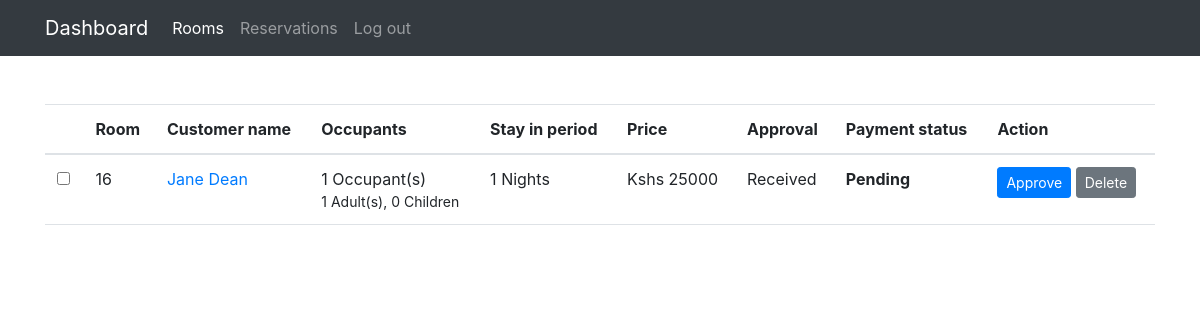
/Admin/reservations/index.php (signed in), run on an earlier commit of the app's database.
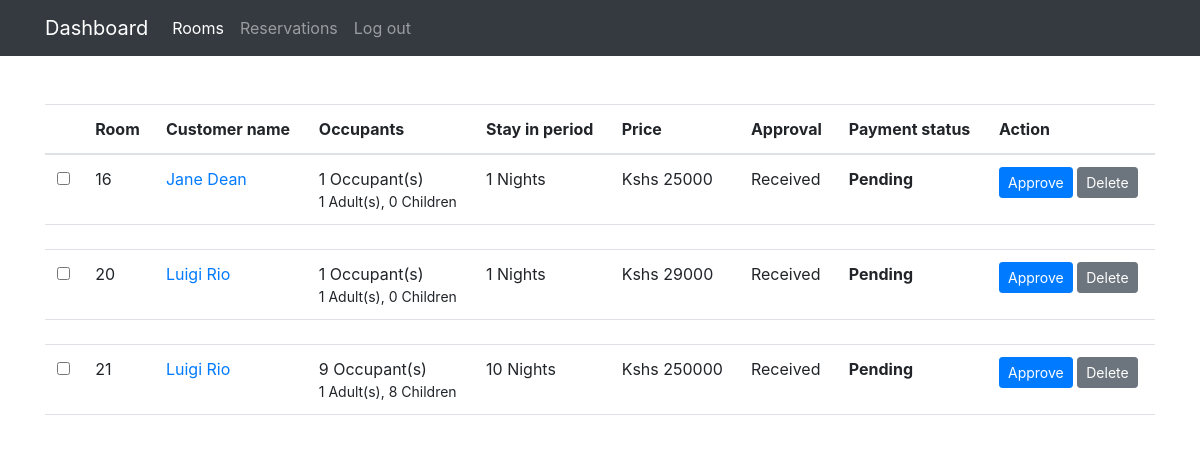
And on a later commit of the database.
### tables this page shows
CREATE TABLE `applications` (
  `id` int(11) NOT NULL,
  `created_by` int(11) DEFAULT NULL,
  `checkin` date NOT NULL,
  `checkout` date NOT NULL,
  `adults` int(11) NOT NULL DEFAULT 1,
  `children` int(11) NOT NULL DEFAULT 0,
  `created_on` date NOT NULL DEFAULT current_timestamp(),
  `suite` int(11) NOT NULL,
  `roomSelected` int(11) DEFAULT NULL,
  `totalPrice` int(11) NOT NULL,
  `isApproved` tinyint(1) NOT NULL DEFAULT 0,
  `paymentStatus` tinyint(1) NOT NULL DEFAULT 0
);

CREATE TABLE `users` (
  `id` int(11) NOT NULL,
  `fname` varchar(255) NOT NULL,
  `lname` varchar(255) NOT NULL,
  `idNumber` varchar(55) NOT NULL,
  `email` varchar(100) NOT NULL,
  `mobile` varchar(55) NOT NULL,
  `password` varchar(255) NOT NULL
);

CREATE TABLE `categories` (
  `id` int(11) NOT NULL,
  `description` varchar(55) NOT NULL,
  `label` char(5) NOT NULL,
  `capacity` int(11) NOT NULL,
  `price` int(11) NOT NULL
);

### Admin/reservations/index.php (the view, shortened to what this page needs)
<?php
    function getRes(){
        $pdo = establishCONN();
        $stmt = $pdo->prepare("SELECT applications.id, applications.created_by, applications.suite, applications.checkin, applications.checkout, applications.adults, applications.children, applications.totalPrice, applications.roomSelected, applications.isApproved, applications.paymentStatus, categories.description, categories.price, users.fname, users.lname FROM applications LEFT JOIN categories ON applications.suite = categories.id LEFT JOIN users ON applications.created_by = users.id WHERE applications.isApproved = :state");
        $stmt->bindValue(':state', false);
        $stmt->execute();
        return $stmt->fetchAll(PDO::FETCH_ASSOC);
    }
?>
<!doctype html>
<html lang="en">
  <head>
    <link rel="stylesheet" href="https://cdn.jsdelivr.net/npm/bootstrap@4.6.2/dist/css/bootstrap.min.css">
    <link rel="stylesheet" href="../style.css">
  </head>
  <body>
    <nav class="navbar navbar-expand-lg navbar-dark bg-dark">
        <div class="container">
            <a class="navbar-brand" href="#">Dashboard</a>
            <div class="collapse navbar-collapse" id="navbarSupportedContent">
                <ul class="navbar-nav mr-auto">
                <li class="nav-item active">
                    <a class="nav-link" href="../rooms/">Rooms <span class="sr-only">(current)</span></a>
                </li>
                <li class="nav-item">
                    <a class="nav-link" href="./index.php" class="active">Reservations</a>
                </li>
                <li class="nav-item">
                    <a class="nav-link" href="../logout.php">Log out</a>
                </li>
            </div>
        </div>
    </nav>
    <div class="container">
        <table class="table custom-table my-5">
           <thead>
              <tr>
                 <th scope="col">
                 </th>
                 <th scope="col">Room</th>
                 <th scope="col">Customer name</th>
                 <th scope="col">Occupants</th>
                 <th scope="col">Stay in period</th>
                 <th scope="col">Price</th>
                 <th scope="col">Approval</th>
                 <th scope="col">Payment status</th>
                 <th scope="col">Action</th>
              </tr>
           </thead>
           <tbody>
              <?php foreach($res = getRes() as $r) {?>
              <tr scope="row">
                 <th scope="row">
                    <label class="control control--checkbox">
                    <input type="checkbox">
                    </label>
                 </th>
                 <td><?php echo $r["roomSelected"] ?></td>
                 <td><a href="#"><?php echo $r["fname"] . " " . $r["lname"]; ?></a></td>
                 <td>
                 <?php echo($r["adults"] + $r["children"]); ?> Occupant(s)
                 <small class="d-block"><?php echo $r["adults"]?> Adult(s), <?php echo $r["children"] ?> Children</small>
                 </td>
                 <td>
                    <?php
                       $date1 = new DateTime($r["checkin"]);
                       $date2 = new DateTime($r["checkout"]);
                       $numberOfNights= $date2->diff($date1)->format("%a");
                       $total = $numberOfNights * $r["price"];
                    ?>
                    <?php echo $numberOfNights ?> Nights
                 </td>
                 <td>Kshs <?php echo $total ?></td>
                 <td><?php if($r["isApproved"]) {echo "Approved";} else {echo "Received";} ?></td>
                 <td style="font-weight: bolder;"><?php if($r["paymentStatus"]) {echo "Paid";} else {echo "Pending";} ?></td>
                 <td>
                    <form action="./approve.php?apl_id=<?php echo $r["id"] ?>" method="POST">
                        <button class="btn btn-primary btn-sm">Approve</button>
                        <button class="btn btn-secondary btn-sm">Delete</button>
                    </form>
                 </td>
              </tr>
              <tr class="spacer"><td colspan="100"></td></tr>
              <?php } ?>
           </tbody>
        </table>
    </div>
  </body>
</html>

What changed in the data, as far as the page shows it:
added applications: roomSelected "20", created_by.fname "Luigi", created_by.lname "Rio", $r["adults"] + $r["children"] "1", adults "1", children "0", numberOfNights "1", suite.price "29000", isApproved "Received", paymentStatus "Pending"
added applications: roomSelected "21", created_by.fname "Luigi", created_by.lname "Rio", $r["adults"] + $r["children"] "9", adults "1", children "8", numberOfNights "10", total "250000", isApproved "Received", paymentStatus "Pending"
